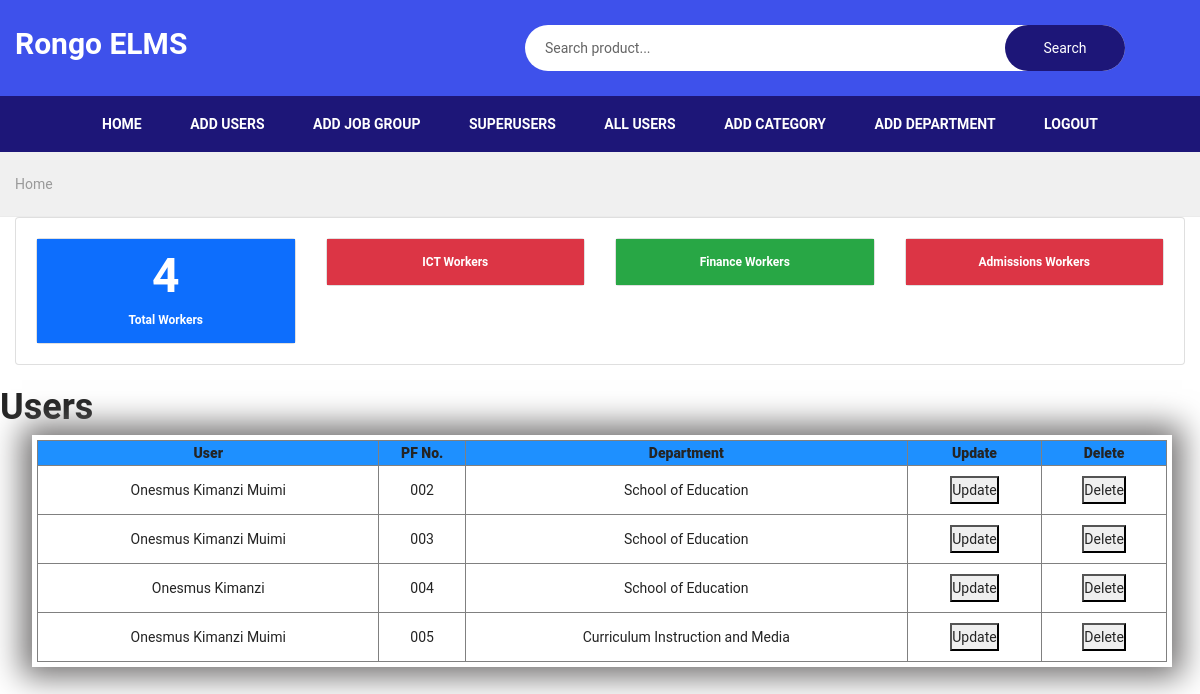
The page /home on the database its author committed.
### app/models.py (models this page shows, shortened)
class Worker(models.Model):
    user = models.OneToOneField(User, null=True, blank=True, on_delete=models.CASCADE)
    username = models.CharField(max_length=200, null=True)
    name = models.CharField(max_length=200, null=True)
    email = models.EmailField(max_length=200, null=True)
    department = models.ForeignKey(Department, on_delete=models.CASCADE, null=True)
    job_group = models.ForeignKey(jobGroup, null=True, on_delete=models.CASCADE)
    tittle = models.CharField(max_length=200, choices=TITTLE, default='none', null=True)
    image = models.ImageField(upload_to='media/', default='default.jpeg', null=True, blank=True)

class Department(models.Model):
    category = models.ForeignKey(Category, on_delete=models.CASCADE)
    department = models.CharField(max_length=200)
    def __str__(self):
        return self.department

### app/views.py (the view)
# urls.py: path('home', views.Home, name='home'),
def Home(request):
    q = request.GET.get('q') if request.GET.get('q') != None else ''
    user = Worker.objects.filter(
        Q(username__icontains=q) |
        Q(name__icontains=q) |
        Q(email__icontains=q)
    )
    users = user.count()
    all_users = Worker.objects.all()
    worker = Worker.objects.all()
    workers = worker.count()
    context = {'workers':workers, 'all_users':all_users, 'user':user, 'users':users, 'department':DEPARTMENT}
    return render(request, 'app/addUser/home.html', context)

### app/templates/app/addUser/home.html (shortened to what this page needs)
{% load static %}
<!doctype html>
<html class="no-js" lang="en">
<head>
    <link rel="stylesheet" href="{% static 'css/plugins.css' %}">
    <link rel="stylesheet" href="{% static 'css/style.css' %}">
    <link rel="stylesheet" href="{% static 'css/custom.css' %}">
    <link rel="stylesheet" href="{% static 'css/admin1.css' %}">
</head>
<body>
    <header>
        <div class="main_header">
            <div class="header_middle">
                <div class="container">
                    <div class="row align-items-center">
                        <div class="col-lg-3 col-md-6">
                            <div class="logo">
                                <a href="{% url 'home' %}"><h3 style="color: white;">Rongo ELMS</h3></a>
                            </div>
                        </div>
                        <div class="col-lg-9 col-md-6">
                            <div class="middel_right">
                                <div class="search_container">
                                   <form action="{% url 'search' %}" method="GET">
                                        <div class="search_box">
                                            <input name="q" placeholder="Search product..." type="text" required>
                                            <button type="submit">Search</button>
                                        </div>
                                    </form>
                                </div>
                            </div>
                        </div>
                    </div>
                </div>
            </div>
            <div class="main_menu_area">
                <div class="container">
                    <div class="row justify-content-center">
                        <div class="col-lg-12 col-md-12">
                            <div style="text-align: center;" class="main_menu menu_position">
                                <nav>
                                    <ul>
                                        <li><a href="{% url 'home' %}">home</a></li>
                                        <li><a href="{% url 'add_user' %}"> Add Users</a></li>
                                        <li><a href="{% url 'jobgroup' %}">Add Job Group</a></li>
                                        <li><a href="{% url 'super_user' %}">Superusers</a></li>
                                        <li><a href="{% url 'all_users' %}"> All Users</a></li>
                                        <li><a href="{% url 'add_category' %}">Add Category</a></li>
                                        <li><a href="{% url 'add_department' %}">Add Department</a></li>
                                        <li><a href="{% url 'logout' %}">LogOut</a></li>
                                    </ul>
                                </nav>
                            </div>
                        </div>
                    </div>
                </div>
            </div>
        </div>
    </header>
    <div class="breadcrumbs_area">
        <div class="container">
            <div class="row">
                <div class="col-12">
                    <div class="breadcrumb_content">
                        <ul>
                            <li><a href="{% url 'home' %}">home</a></li>
                        </ul>
                    </div>
                </div>
            </div>
        </div>
    </div>
    <div class="page-wrapper">
        <div class="container-fluid">
            <div class="row">
                <div class="col-12">
                    <div class="card">
                        <div class="card-body">
                            <div class="row">
                                <div class="col-md-6 col-lg-3 col-xlg-3">
                                    <div class="card card-hover">
                                        <div class="p-2 bg-primary text-center">
                                            <h1 class="font-light text-white">{{workers}}</h1>
                                            <h6 class="text-white">Total Workers</h6>
                                        </div>
                                    </div>
                                </div>
                                <div class="col-md-6 col-lg-3 col-xlg-3">
                                    <div class="card card-hover">
                                        <div class="p-2 bg-danger text-center">
                                            <h6 class="text-white">ICT Workers</h6>
                                        </div>
                                    </div>
                                </div>
                                <div class="col-md-6 col-lg-3 col-xlg-3">
                                    <div class="card card-hover">
                                        <div class="p-2 bg-success text-center">
                                            <h6 class="text-white">Finance Workers</h6>
                                        </div>
                                    </div>
                                </div>
                                <div class="col-md-6 col-lg-3 col-xlg-3">
                                    <div class="card card-hover">
                                        <div class="p-2 bg-danger text-center">
                                            <h6 class="text-white">Admissions Workers</h6>
                                        </div>
                                    </div>
                                </div>
                            </div>
                        </div>
                    </div>
                </div>
            </div>
        </div>
    </div>
    <br>
    <h2>Users</h2>
    <div class="members">
        <div style="width: 95%; margin: 0% auto;" class="welcome">
            <div class="loopp1">
                <div class="loop1">
                    <div class="data1">
                        <table border="none" style=" border-collapse: collapse; width: 100%;">
                            <tr style="background-color: dodgerblue; padding: 20px;">
                                <th>
                                    <b>User</b>
                                </th>
                                <th>
                                    <b>PF No.</b>
                                </th>
                                <th >
                                    <b>Department</b>
                                </th>
                                <th>
                                    <b>Update</b>
                                </th>
                                <th>
                                    <b>Delete</b>
                                </th>
                            </tr>
                            <tbody>
                                {% for data in all_users %}
                                <tr style="margin: 0% auto;">
                                    <td>{{data.name}}</td>
                                    <td>{{data.username}}</td>
                                    <td>{{data.department}}</td>
                                    <td><button><a href="{% url 'update_user1' data.id %}">Update</a></button></td>
                                    <td><button><a href="{% url 'delete_user' data.id %}">Delete</a></button></td>
                                </tr>
                                {% endfor %}
                            </tbody>
                        </table>
                    </div>
                </div>
            </div>
        </div>
    </div>
</body>
</html>

### app/static/css/custom.css (style rules this page uses)
.container { max-width: 1300px; }
.search_box button { top: 0; bottom: 0; right: 0; }
.main_menu { margin-left: 0px; }
.search_container form, .search_box button { border-radius: 30px; }

### app/static/css/admin1.css (style rules this page uses)
* { margin: 0; padding: 0; box-sizing: border-box; font-family: 'roboto', sans-serif; }
.loopp1 { width: 100%; margin: 0% auto; text-align: center; }
.loop1 { margin: 0% auto; justify-content: center; display: inline-flex; justify-content: space-between; margin: 2px; width: 100%; }
.data1 { display: inline-flex; padding: 5px; box-sizing: border-box; width: 100%; overflow: scroll; height: fit-content; box-shadow: 0px 0 30px 10px #727070; background-color: #ffffff; margin: 0% auto; }
tbody tr td { padding: 10px; }

### rows shown on the page
Worker: name "Onesmus Kimanzi Muimi", username "002", department "School of Education"
Worker: name "Onesmus Kimanzi Muimi", username "003", department "School of Education"
Worker: name "Onesmus Kimanzi", username "004", department "School of Education"
Worker: name "Onesmus Kimanzi Muimi", username "005", department "Curriculum Instruction and Media"

### other values the page prints
{{ workers }} "4"
